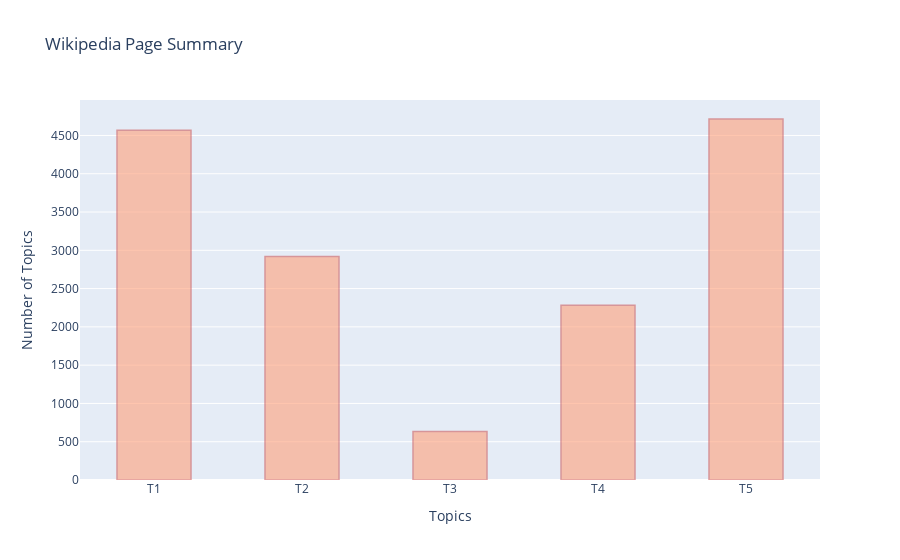

Notebook source saved alongside this figure:
### Code cell
import plotly.graph_objects as go

# rgb(255, 127, 80)
# 'rgb(158,202,225)'
# marker_line_color='rgb(8,48,107)'
fig = go.Figure(data=[go.Bar(x=Topics, y=article_count)])

fig.update_traces(marker_color='lightsalmon', marker_line_color='indianred', width =0.5,
                  marker_line_width=1.5, opacity=0.6)
fig.update_layout(xaxis_title= 'Topics', yaxis_title="Number of Topics" , title_text='Wikipedia Page Summary')
fig.show()

### Figure 1 — Plotly figure (JSON) as saved in the notebook; plotly's stock layout.template omitted (floating-point values rounded to 4 significant figures)
{"data": [{"marker": {"color": "lightsalmon", "line": {"color": "indianred", "width": 1.5}}, "opacity": 0.6, "type": "bar", "width": 0.5, "x": ["T1", "T2", "T3", "T4", "T5"], "y": [4569, 2918, 634, 2281, 4715]}], "layout": {"title": {"text": "Wikipedia Page Summary"}, "xaxis": {"title": {"text": "Topics"}}, "yaxis": {"title": {"text": "Number of Topics"}}}}
